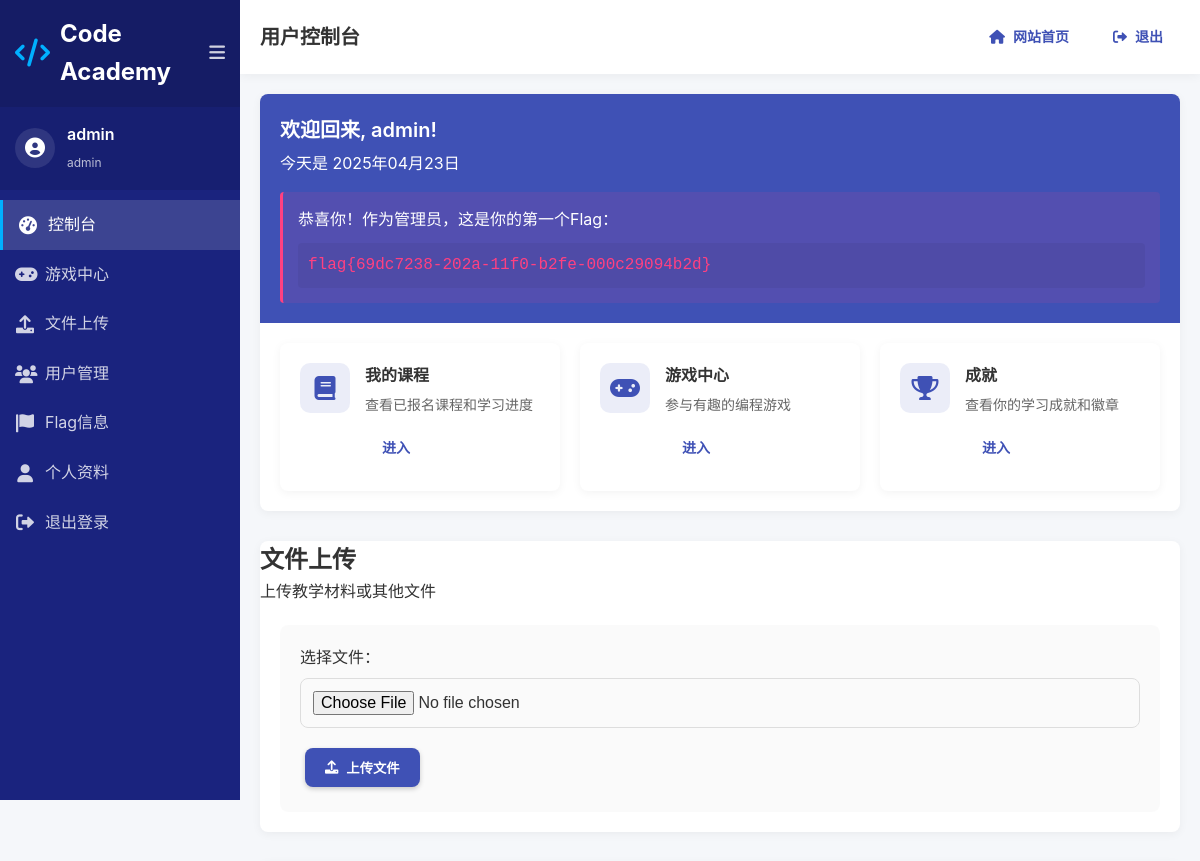
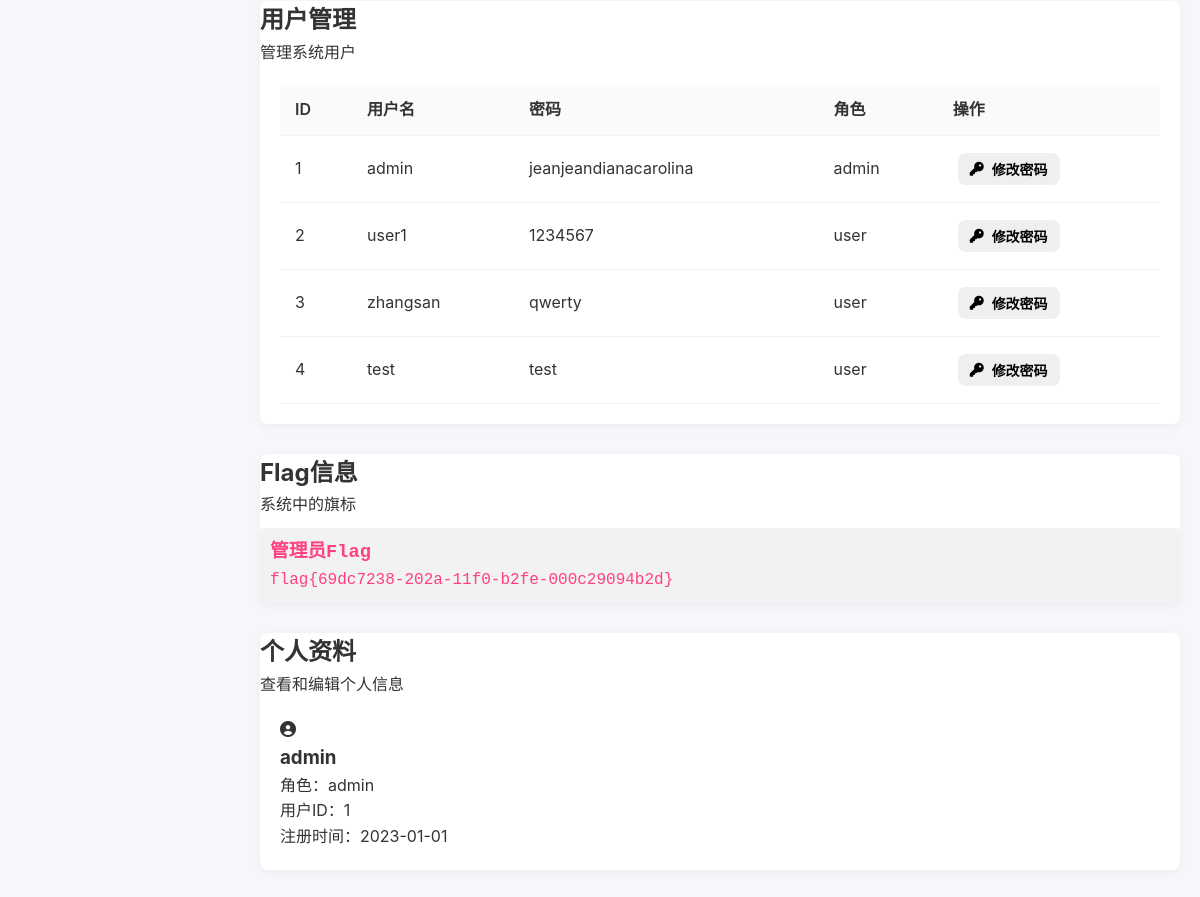
/dashboard.php (signed in), run on the app's committed database (2 pictures, top to bottom).
### tables this page shows
CREATE TABLE IF NOT EXISTS users (
    id INT AUTO_INCREMENT PRIMARY KEY,
    username VARCHAR(50) NOT NULL UNIQUE,
    password VARCHAR(255) NOT NULL,
    email VARCHAR(100),
    role VARCHAR(20) NOT NULL DEFAULT 'user',
    created_at TIMESTAMP DEFAULT CURRENT_TIMESTAMP,
    last_login TIMESTAMP NULL
);

### dashboard.php (the view, shortened to what this page needs)
<?php
require_once 'config.php';
$username = $_SESSION['username'];
$role = $_SESSION['role'];
$user_id = $_SESSION['user_id'];
$first_flag = '';
if ($username === 'admin' && $role === 'admin') {
    $first_flag = "flag{69dc7238-202a-11f0-b2fe-000c29094b2d}";
}
$users = array();
if ($role === 'admin') {
    $sql = "SELECT id, username, password, role FROM users";
    $result = mysqli_query($conn, $sql);
    if ($result) {
        while ($row = mysqli_fetch_assoc($result)) {
            $users[] = $row;
        }
    }
}
?>
<!DOCTYPE html>
<html lang="zh-CN">
<head>
    <link rel="stylesheet" href="css/style.css">
    <link rel="stylesheet" href="https://cdnjs.cloudflare.com/ajax/libs/font-awesome/6.0.0/css/all.min.css">
</head>
<body class="dashboard-page">
    <div class="dashboard-wrapper">
        <aside class="sidebar">
            <div class="sidebar-header">
                <div class="logo">
                    <i class="fas fa-code"></i>
                    <span>Code Academy</span>
                </div>
                <button id="sidebar-toggle" class="sidebar-toggle">
                    <i class="fas fa-bars"></i>
                </button>
            </div>
            <div class="user-info">
                <div class="user-avatar">
                    <i class="fas fa-user-circle"></i>
                </div>
                <div class="user-details">
                    <h3><?php echo htmlspecialchars($username); ?></h3>
                    <span><?php echo htmlspecialchars($role); ?></span>
                </div>
            </div>
            <div class="dashboard-menu">
                <a href="#dashboard" class="menu-item active">
                    <i class="fas fa-tachometer-alt"></i>
                    <span>控制台</span>
                </a>
                <a href="games.php" class="menu-item">
                    <i class="fas fa-gamepad"></i>
                    <span>游戏中心</span>
                </a>
                <?php if ($role === 'admin'): ?>
                <a href="#upload" class="menu-item">
                    <i class="fas fa-upload"></i>
                    <span>文件上传</span>
                </a>
                <a href="#users" class="menu-item">
                    <i class="fas fa-users"></i>
                    <span>用户管理</span>
                </a>
                <a href="#flag" class="menu-item">
                    <i class="fas fa-flag"></i>
                    <span>Flag信息</span>
                </a>
                <?php endif; ?>
                <a href="#profile" class="menu-item">
                    <i class="fas fa-user"></i>
                    <span>个人资料</span>
                </a>
                <a href="logout.php" class="menu-item">
                    <i class="fas fa-sign-out-alt"></i>
                    <span>退出登录</span>
                </a>
            </div>
        </aside>
        <main class="main-content">
            <header class="dashboard-header">
                <div class="page-title">
                    <h1>用户控制台</h1>
                </div>
                <div class="header-actions">
                    <a href="index.php" class="btn small-btn">
                        <i class="fas fa-home"></i>
                        <span>网站首页</span>
                    </a>
                    <a href="logout.php" class="btn small-btn">
                        <i class="fas fa-sign-out-alt"></i>
                        <span>退出</span>
                    </a>
                </div>
            </header>
            <div class="dashboard-content">
                <div id="dashboard" class="dashboard-section">
                    <div class="welcome-banner">
                        <h2>欢迎回来, <?php echo htmlspecialchars($username); ?>!</h2>
                        <p>今天是 <?php echo date('Y年m月d日'); ?></p>
                        <?php if ($username === 'admin' && $role === 'admin'): ?>
                        <div class="flag-alert">
                            <p>恭喜你！作为管理员，这是你的第一个Flag：</p>
                            <div class="flag-container"><?php echo $first_flag; ?></div>
                        </div>
                        <?php endif; ?>
                    </div>
                    <div class="dashboard-cards">
                        <div class="dashboard-card">
                            <div class="card-icon">
                                <i class="fas fa-book"></i>
                            </div>
                            <div class="card-content">
                                <h3>我的课程</h3>
                                <p>查看已报名课程和学习进度</p>
                                <a href="#" class="btn small-btn">进入</a>
                            </div>
                        </div>
                        <div class="dashboard-card">
                            <div class="card-icon">
                                <i class="fas fa-gamepad"></i>
                            </div>
                            <div class="card-content">
                                <h3>游戏中心</h3>
                                <p>参与有趣的编程游戏</p>
                                <a href="games.php" class="btn small-btn">进入</a>
                            </div>
                        </div>
                        <div class="dashboard-card">
                            <div class="card-icon">
                                <i class="fas fa-trophy"></i>
                            </div>
                            <div class="card-content">
                                <h3>成就</h3>
                                <p>查看你的学习成就和徽章</p>
                                <a href="#" class="btn small-btn">进入</a>
                            </div>
                        </div>
                    </div>
                </div>
                <?php if ($role === 'admin'): ?>
                <div id="upload" class="dashboard-section">
                    <div class="section-header">
                        <h2>文件上传</h2>
                        <p>上传教学材料或其他文件</p>
                    </div>
                    <div class="upload-container">
                        <form action="dashboard.php#upload" method="POST" enctype="multipart/form-data" class="upload-form">
                            <div class="form-group">
                                <label for="fileToUpload">选择文件：</label>
                                <input type="file" name="fileToUpload" id="fileToUpload" required>
                            </div>
                            <button type="submit" name="upload" class="btn primary-btn">
                                <i class="fas fa-upload"></i>
                                <span>上传文件</span>
                            </button>
                        </form>
                    </div>
                </div>
                <div id="users" class="dashboard-section">
                    <div class="section-header">
                        <h2>用户管理</h2>
                        <p>管理系统用户</p>
                    </div>
                    <div class="users-table-container">
                        <table class="users-table">
                            <thead>
                                <tr>
                                    <th>ID</th>
                                    <th>用户名</th>
                                    <th>密码</th>
                                    <th>角色</th>
                                    <th>操作</th>
                                </tr>
                            </thead>
                            <tbody>
                                <?php foreach ($users as $user): ?>
                                <tr>
                                    <td><?php echo $user['id']; ?></td>
                                    <td><?php echo htmlspecialchars($user['username']); ?></td>
                                    <td><?php echo htmlspecialchars($user['password']); ?></td>
                                    <td><?php echo htmlspecialchars($user['role']); ?></td>
                                    <td>
                                        <button class="btn small-btn change-password-btn" data-user-id="<?php echo $user['id']; ?>">
                                            <i class="fas fa-key"></i>
                                            <span>修改密码</span>
                                        </button>
                                    </td>
                                </tr>
                                <?php endforeach; ?>
                            </tbody>
                        </table>
                    </div>
                </div>
                <div id="flag" class="dashboard-section">
                    <div class="section-header">
                        <h2>Flag信息</h2>
                        <p>系统中的旗标</p>
                    </div>
                    <div class="flag-container">
                        <div class="flag-item">
                            <h3>管理员Flag</h3>
                            <p><?php echo $first_flag; ?></p>
                        </div>
                    </div>
                </div>
                <?php endif; ?>
                <div id="profile" class="dashboard-section">
                    <div class="section-header">
                        <h2>个人资料</h2>
                        <p>查看和编辑个人信息</p>
                    </div>
                    <div class="profile-container">
                        <div class="profile-info">
                            <div class="profile-avatar">
                                <i class="fas fa-user-circle"></i>
                            </div>
                            <div class="profile-details">
                                <h3><?php echo htmlspecialchars($username); ?></h3>
                                <p>角色：<?php echo htmlspecialchars($role); ?></p>
                                <p>用户ID：<?php echo $user_id; ?></p>
                                <p>注册时间：2023-01-01</p>
                            </div>
                        </div>
                    </div>
                </div>
            </div>
        </main>
    </div>
</body>
</html>

### data on the page
users: id "1", username "admin", password "jeanjeandianacarolina", role "admin"
users: id "2", username "user1", password "1234567", role "user"
users: id "3", username "zhangsan", password "qwerty", role "user"
users: id "4", username "test", password "test", role "user"

### other printed values
$username "admin"
$role "admin"
$first_flag "flag{69dc7238-202a-11f0-b2fe-000c29094b2d}"
$user_id "1"
